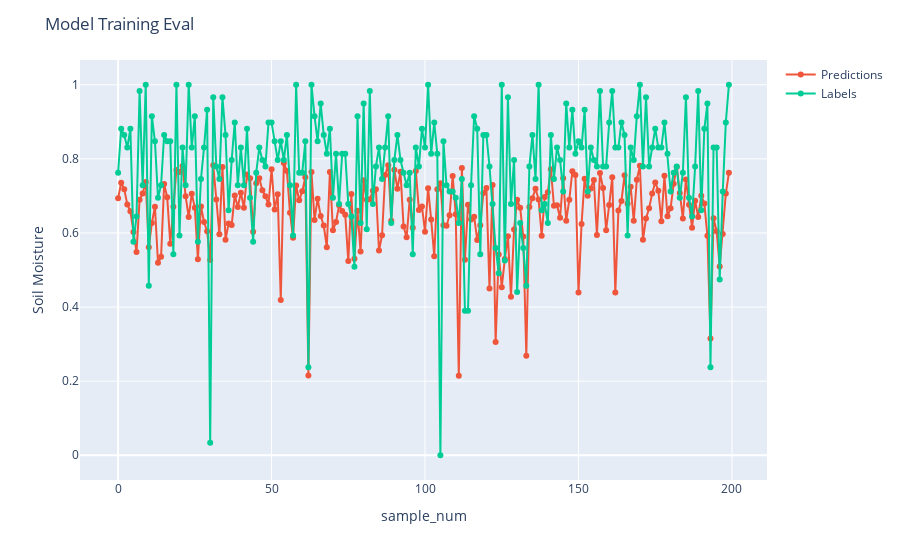

Write notebook code for a chart like this one.
### Markdown cell above
#### Predictions Visualization

### Code cell
from src.visualization.visualize import plot_predictions
samples_idx = plot_predictions(predictions,y_test)

### Figure 1 — Plotly figure (JSON) as saved in the notebook; plotly's stock layout.template omitted (floating-point values rounded to 4 significant figures; data arrays with more than 128 entries replaced by an {"elided": "..."} marker saying what was removed)
{"data": [{"hovertemplate": "<extra></extra>", "legendgroup": "", "line": {"color": "#636efa", "dash": "solid"}, "marker": {"symbol": "circle"}, "mode": "lines", "name": "", "orientation": "v", "showlegend": false, "type": "scatter", "xaxis": "x", "yaxis": "y"}, {"mode": "lines+markers", "name": "Predictions", "type": "scatter", "x": {"elided": "200 int values"}, "y": {"elided": "200 float values"}}, {"mode": "lines+markers", "name": "Labels", "type": "scatter", "x": {"elided": "200 int values"}, "y": {"elided": "200 float values"}}], "layout": {"legend": {"tracegroupgap": 0}, "margin": {"t": 60}, "title": {"text": "Model Training Eval"}, "xaxis": {"anchor": "y", "domain": [0, 1], "title": {"text": "sample_num"}}, "yaxis": {"anchor": "x", "domain": [0, 1], "title": {"text": "Soil Moisture"}}}}
